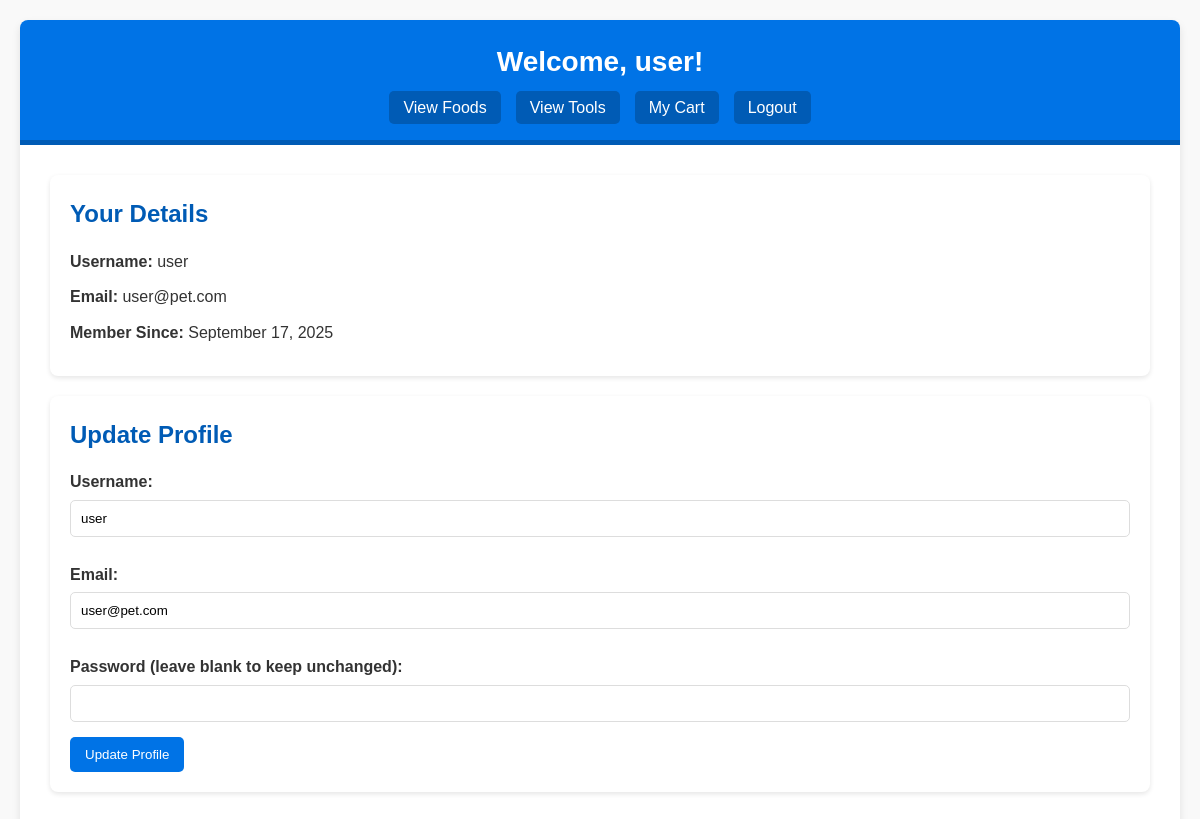
The page /user/dashboard.php (signed in) on the database its author committed.
### tables this page shows
CREATE TABLE IF NOT EXISTS users (
  id INT AUTO_INCREMENT PRIMARY KEY,
  username VARCHAR(50) NOT NULL,
  email VARCHAR(100) UNIQUE NOT NULL,
  password VARCHAR(255) NOT NULL,
  role ENUM('user', 'admin') NOT NULL DEFAULT 'user',
  created_at TIMESTAMP DEFAULT CURRENT_TIMESTAMP
);

### user/dashboard.php (the view, shortened to what this page needs)
<?php
include '../includes/db_connect.php';
$userId = $_SESSION['user_id'];
$stmt = $conn->prepare("SELECT username, email, created_at FROM users WHERE id = ?");
$stmt->bind_param("i", $userId);
$stmt->execute();
$userData = $stmt->get_result()->fetch_assoc();
?>
<!DOCTYPE html>
<html lang="en">
<head>
    <link rel="stylesheet" href="../styles/user_dashboard.css">
</head>
<body>
    <div class="dashboard-container">
        <header class="dashboard-header">
            <h1>Welcome, <?= htmlspecialchars($userData['username']) ?>!</h1>
            <nav>
                <ul>
                    <li><a href="../products/foods.php">View Foods</a></li>
                    <li><a href="../products/tools.php">View Tools</a></li>
                    <li><a href="view_cart.php">My Cart</a></li>
                    <li><a href="../logout.php">Logout</a></li>
                </ul>
            </nav>
        </header>
        <main>
            <section class="user-info">
                <h2>Your Details</h2>
                <p><strong>Username:</strong> <?= htmlspecialchars($userData['username']) ?></p>
                <p><strong>Email:</strong> <?= htmlspecialchars($userData['email']) ?></p>
                <p><strong>Member Since:</strong> <?= date("F j, Y", strtotime($userData['created_at'])) ?></p>
            </section>
            <section class="profile-form">
                <h2>Update Profile</h2>
                <form action="" method="POST">
                    <label for="username">Username:</label>
                    <input type="text" id="username" name="username" value="<?= htmlspecialchars($userData['username']) ?>" required>
                    <label for="email">Email:</label>
                    <input type="email" id="email" name="email" value="<?= htmlspecialchars($userData['email']) ?>" required>
                    <label for="password">Password (leave blank to keep unchanged):</label>
                    <input type="password" id="password" name="password">
                    <button type="submit">Update Profile</button>
                </form>
            </section>
        </main>
    </div>
</body>
</html>

### styles/user_dashboard.css (style rules this page uses)
* { margin: 0; padding: 0; box-sizing: border-box; }
body { font-family: 'Arial', sans-serif; background-color: #f9f9f9; color: #333; line-height: 1.6; padding: 20px; }
.dashboard-container { max-width: 1200px; margin: 0 auto; background: #ffffff; border-radius: 8px; box-shadow: 0 4px 8px rgba(0, 0, 0, 0.1); overflow: hidden; }
.dashboard-header { background-color: #0073e6; color: #ffffff; padding: 20px; text-align: center; border-bottom: 5px solid #005bb5; }
.dashboard-header h1 { font-size: 28px; margin-bottom: 10px; }
.dashboard-header nav ul { list-style: none; display: flex; justify-content: center; gap: 15px; margin-top: 10px; }
.dashboard-header nav ul li { display: inline; }
.dashboard-header nav ul li a { text-decoration: none; color: #ffffff; background: #005bb5; padding: 8px 14px; border-radius: 5px; transition: background 0.3s ease; }
main { padding: 30px; }
.user-info, .profile-form { background: #ffffff; padding: 20px; margin-bottom: 20px; border-radius: 8px; box-shadow: 0 2px 5px rgba(0, 0, 0, 0.1); }
.user-info h2, .profile-form h2 { color: #005bb5; margin-bottom: 15px; }
.user-info p { margin-bottom: 10px; font-size: 16px; }
.profile-form label { display: block; font-weight: bold; margin: 10px 0 5px; }
.profile-form input[type="text"], .profile-form input[type="email"], .profile-form input[type="password"] { width: 100%; padding: 10px; border: 1px solid #ddd; border-radius: 5px; margin-bottom: 15px; }
.profile-form button { background: #0073e6; color: #ffffff; padding: 10px 15px; border: none; border-radius: 5px; cursor: pointer; transition: background 0.3s ease; }

### rows shown on the page
users: username "user", email "user@pet.com", created_at "September 17, 2025"
